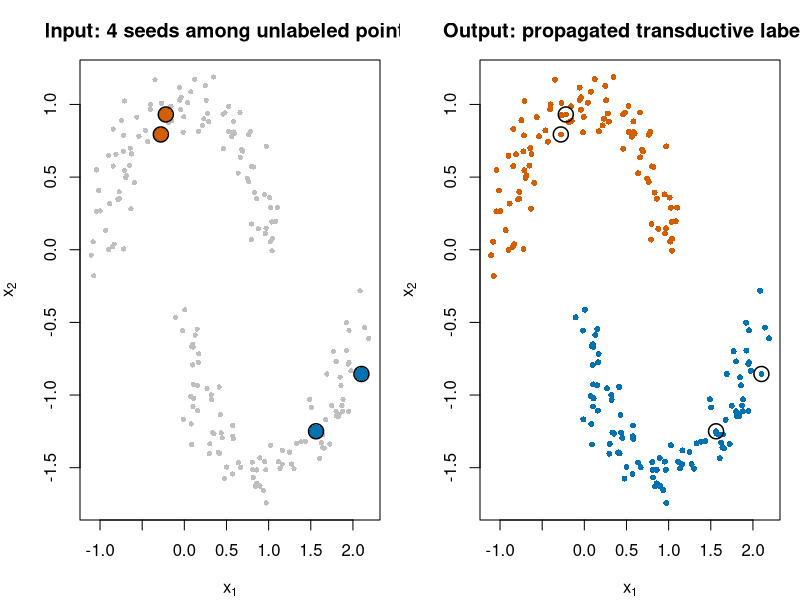

The R source for this figure:
## ---- chunk 1
set.seed(1301)

# Generate a two-moons dataset: two interleaving half-circles.
make_two_moons <- function(n_per, noise = 0.12) {
  t_top <- seq(0, pi, length.out = n_per)
  x_top <- cbind(cos(t_top), sin(t_top))
  t_bot <- seq(0, pi, length.out = n_per)
  x_bot <- cbind(1 - cos(t_bot), -sin(t_bot) - 0.5)
  X <- rbind(x_top, x_bot)
  X <- X + matrix(rnorm(length(X), sd = noise), ncol = 2)
  y <- c(rep(1L, n_per), rep(2L, n_per))
  list(X = X, y = y)
}

n_per <- 100
dat <- make_two_moons(n_per)
X <- dat$X
y_true <- dat$y
n <- nrow(X)

# Reveal only a few labeled seeds; everything else is the transductive test set.
seeds_per_class <- 2
seed_idx <- c(
  sample(which(y_true == 1L), seeds_per_class),
  sample(which(y_true == 2L), seeds_per_class)
)
is_labeled <- rep(FALSE, n)
is_labeled[seed_idx] <- TRUE

cat("Total points:", n,
    "| labeled seeds:", sum(is_labeled),
    "| unlabeled (transductive test):", sum(!is_labeled), "\n")
## ---- chunk 2
# Gaussian (RBF) similarity graph over ALL points, labeled and unlabeled.
sq_dist <- as.matrix(dist(X))^2
sigma <- 0.30
W <- exp(-sq_dist / (2 * sigma^2))
diag(W) <- 0

# Row-normalized random-walk transition matrix P = D^{-1} W.
D <- rowSums(W)
P <- W / D

# Label matrix F: one row per point, one column per class (C = 2).
C <- 2L
F_mat <- matrix(0, nrow = n, ncol = C)
for (i in which(is_labeled)) F_mat[i, y_true[i]] <- 1

# Save the clamped seed rows so we can reset them each sweep.
Y_seed <- F_mat[is_labeled, , drop = FALSE]

# Iterate: propagate (F <- P F) then clamp the labeled rows.
for (iter in 1:1000) {
  F_new <- P %*% F_mat
  F_new[is_labeled, ] <- Y_seed         # clamp seeds back to known labels
  if (max(abs(F_new - F_mat)) < 1e-9) {
    F_mat <- F_new
    break
  }
  F_mat <- F_new
}

# Transductive prediction: argmax over classes for every point.
y_prop <- max.col(F_mat, ties.method = "first")

# Accuracy on the unlabeled (test) points only.
test_idx <- which(!is_labeled)
acc_prop <- mean(y_prop[test_idx] == y_true[test_idx])
cat("Converged in", iter, "iterations.",
    "Transductive accuracy on unlabeled points:",
    round(acc_prop, 3), "\n")
## ---- chunk 3
# 1-NN trained ONLY on the labeled seeds, predicting the unlabeled test points.
nn1 <- function(train_X, train_y, test_X) {
  apply(test_X, 1, function(q) {
    d <- colSums((t(train_X) - q)^2)
    train_y[which.min(d)]
  })
}

y_knn <- nn1(X[is_labeled, , drop = FALSE], y_true[is_labeled], X[test_idx, , drop = FALSE])
acc_knn <- mean(y_knn == y_true[test_idx])

results <- data.frame(
  Method = c("1-NN on seeds only (inductive baseline)",
             "Label propagation (transductive)"),
  `Uses unlabeled points` = c("No", "Yes"),
  `Test accuracy` = c(round(acc_knn, 3), round(acc_prop, 3)),
  check.names = FALSE
)
results
## ---- chunk 4
knitr::kable(
  results,
  caption = "Test-set accuracy on the unlabeled two-moons points: a supervised 1-nearest-neighbor classifier using only the four labeled seeds, versus transductive label propagation that also uses the geometry of the unlabeled points."
)
## ---- chunk 5
op <- par(mfrow = c(1, 2), mar = c(4, 4, 3, 1))

cols <- c("#D55E00", "#0072B2")

# Left: what the algorithm starts with.
plot(X, col = "grey75", pch = 16, cex = 0.7,
     xlab = expression(x[1]), ylab = expression(x[2]),
     main = "Input: 4 seeds among unlabeled points")
points(X[is_labeled, , drop = FALSE], col = cols[y_true[is_labeled]],
       pch = 16, cex = 1.8)
points(X[is_labeled, , drop = FALSE], col = "black", pch = 1, cex = 2.0, lwd = 1.5)

# Right: the propagated transductive labeling.
plot(X, col = cols[y_prop], pch = 16, cex = 0.8,
     xlab = expression(x[1]), ylab = expression(x[2]),
     main = "Output: propagated transductive labels")
points(X[is_labeled, , drop = FALSE], col = "black", pch = 1, cex = 2.0, lwd = 1.5)

par(op)
